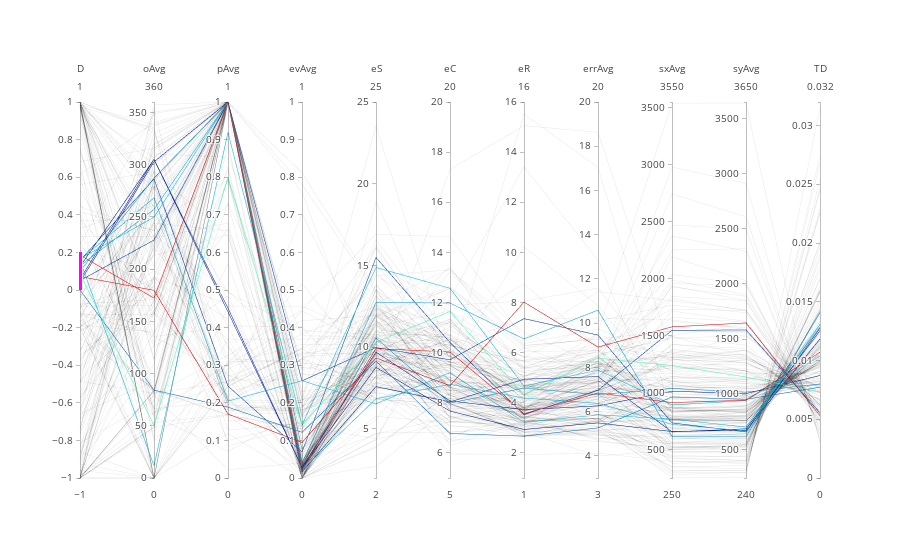

Notebook code cell kept with this figure:
### Code cell
# Parallel coordinates plot for reduced data:
data = [
    go.Parcoords(
        line = dict(color = reduced_data_grouped['ID'],
                   colorscale = 'Jet',
                   showscale = False,
                   reversescale = False,
                   cmin = 0,
                   cmax = 200),
        hoverinfo = reduced_data['ID'],
        dimensions = list([
            dict(range = [-1,1],
                 constraintrange = [0,0.2],
                 label = 'D', values = reduced_data_grouped['direction']),
            dict(range = [0,360],
                 label = 'oAvg', values = reduced_data_grouped['orientation_avg']),
            dict(range = [0,1],
                 label = 'pAvg', values = reduced_data_grouped['pressure_avg']),
            dict(range = [0,1],
                 label = 'evAvg', values = reduced_data_grouped['events_avg']), 
            dict(range = [2,25],
                 #constraintrange = [6,6.5],
                 label = 'eS', values = reduced_data_grouped['eStart']),
            dict(range = [5,20],
                 label = 'eC', values = reduced_data_grouped['eCenter']),
            dict(range = [1,16],
                 label = 'eR', values = reduced_data_grouped['eRadius']),
            dict(range = [3,20],
                 label = 'errAvg', values = reduced_data_grouped['error_avg']),
            dict(range = [250,3550],
                 label = 'sxAvg', values = reduced_data_grouped['speedx_avg']),
            dict(range = [240,3650],
                 label = 'syAvg', values = reduced_data_grouped['speedy_avg']),
            dict(range = [0,0.032],
                 label = 'TD', values = reduced_data_grouped['timediff']),
        ])
    )
]

py.iplot(data, filename = 'parcoords_all_reduced_grouped')

### Figure 1 — Plotly figure (JSON) as saved in the notebook; plotly's stock layout.template omitted (floating-point values rounded to 4 significant figures; data arrays with more than 128 entries replaced by an {"elided": "..."} marker saying what was removed)
{"data": [{"dimensions": [{"constraintrange": [0, 0.2], "label": "D", "range": [-1, 1], "values": {"elided": "192 float values"}}, {"label": "oAvg", "range": [0, 360], "values": {"elided": "192 float values"}}, {"label": "pAvg", "range": [0, 1], "values": {"elided": "192 float values"}}, {"label": "evAvg", "range": [0, 1], "values": {"elided": "192 float values"}}, {"label": "eS", "range": [2, 25], "values": {"elided": "192 float values"}}, {"label": "eC", "range": [5, 20], "values": {"elided": "192 float values"}}, {"label": "eR", "range": [1, 16], "values": {"elided": "192 float values"}}, {"label": "errAvg", "range": [3, 20], "values": {"elided": "192 float values"}}, {"label": "sxAvg", "range": [250, 3550], "values": {"elided": "192 float values"}}, {"label": "syAvg", "range": [240, 3650], "values": {"elided": "192 float values"}}, {"label": "TD", "range": [0, 0.032], "values": {"elided": "192 float values"}}], "hoverinfo": {"elided": "25540 int values"}, "line": {"cmax": 200, "cmin": 0, "color": {"elided": "192 int values"}, "colorscale": "Jet", "reversescale": false, "showscale": false}, "type": "parcoords"}], "layout": {}}
